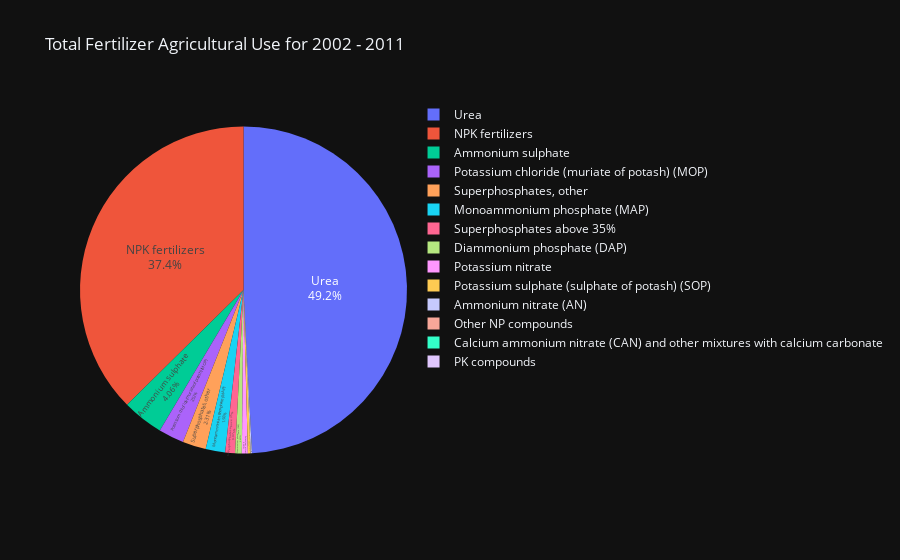

This figure's notebook cell:
### Markdown cell above
## 2.  The most Fertilizer Used in tonnes

### Code cell
fertilizer_by_agricultural_use = fertilizer_by_element("Agricultural Use")
value = fertilizer_by_agricultural_use["value"]
name= fertilizer_by_agricultural_use["item"]

fig = px.pie(fertilizer_by_agricultural_use, values=value, 
             names=name, 
             title='Total Fertilizer Agricultural Use for 2002 - 2011')
fig.update_traces(textposition='inside', textinfo='percent+label')
fig.update_layout(
        template='plotly_dark')
fig.show()

### Figure 1 — Plotly figure (JSON) as saved in the notebook; plotly's stock layout.template omitted (floating-point values rounded to 4 significant figures)
{"data": [{"domain": {"x": [0, 1], "y": [0, 1]}, "hovertemplate": "item=%{label}<br>value=%{value}<extra></extra>", "labels": ["Urea", "NPK fertilizers", "Ammonium sulphate", "Potassium chloride (muriate of potash) (MOP)", "Superphosphates, other", "Monoammonium phosphate (MAP)", "Superphosphates above 35%", "Diammonium phosphate (DAP)", "Potassium nitrate", "Potassium sulphate (sulphate of potash) (SOP)", "Ammonium nitrate (AN)", "Other NP compounds", "Calcium ammonium nitrate (CAN) and other mixtures with calcium carbonate", "PK compounds"], "legendgroup": "", "name": "", "showlegend": true, "textinfo": "percent+label", "textposition": "inside", "type": "pie", "values": [2197665, 1671271, 181521, 112737, 103391, 86037, 43562, 29363, 26400, 12438, 5286, 286, 144, 34]}], "layout": {"legend": {"tracegroupgap": 0}, "title": {"text": "Total Fertilizer Agricultural Use for 2002 - 2011"}}}
